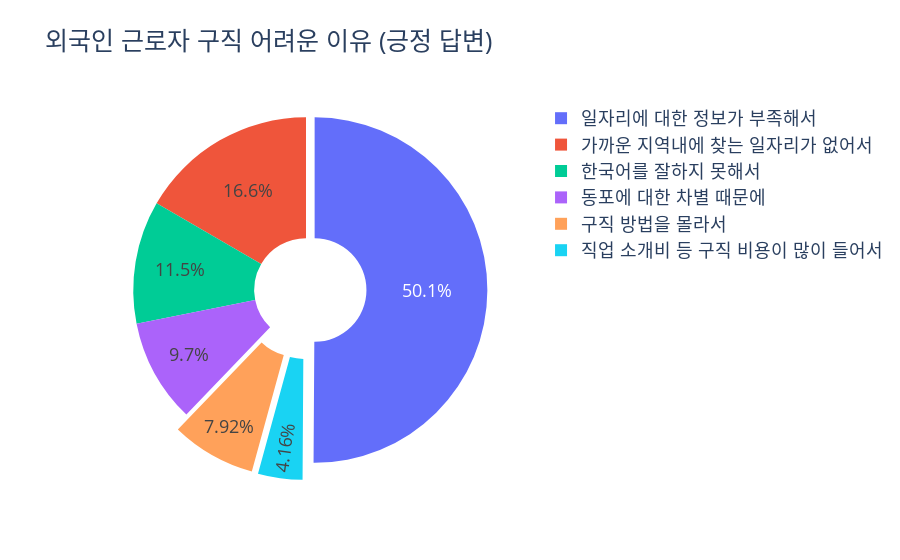

The cell this chart's notebook holds for it:
### Code cell
labels_2 = ['일자리에 대한 정보가 부족해서',
            '구직 방법을 몰라서',
            '직업 소개비 등 구직 비용이 많이 들어서',
            '한국어를 잘하지 못해서',
            '동포에 대한 차별 때문에'
            ,'가까운 지역내에 찾는 일자리가 없어서']

values_2 = [25.3,4,2.1,5.8,4.9,8.4]

fig_dif = go.Figure(data=[go.Pie(labels=labels_2, values=values_2,pull=[0.05,0.1,0.1,0,0,0])])
fig_dif.update_traces(textposition='inside',textinfo='percent',hole=.3)
fig_dif.update_layout(
    title='외국인 근로자 구직 어려운 이유\n(긍정 답변)',
    font=dict(
        size=18
    )
)
fig_dif.show()

pio.write_image(fig_dif,'2021_외국인 글로자 구직 어려움.png')

### Figure 1 — Plotly figure (JSON) as saved in the notebook; plotly's stock layout.template omitted (floating-point values rounded to 4 significant figures)
{"data": [{"hole": 0.3, "labels": ["일자리에 대한 정보가 부족해서", "구직 방법을 몰라서", "직업 소개비 등 구직 비용이 많이 들어서", "한국어를 잘하지 못해서", "동포에 대한 차별 때문에", "가까운 지역내에 찾는 일자리가 없어서"], "pull": [0.05, 0.1, 0.1, 0, 0, 0], "textinfo": "percent", "textposition": "inside", "type": "pie", "values": [25.3, 4, 2.1, 5.8, 4.9, 8.4]}], "layout": {"font": {"size": 18}, "title": {"text": "외국인 근로자 구직 어려운 이유\n(긍정 답변)"}}}
